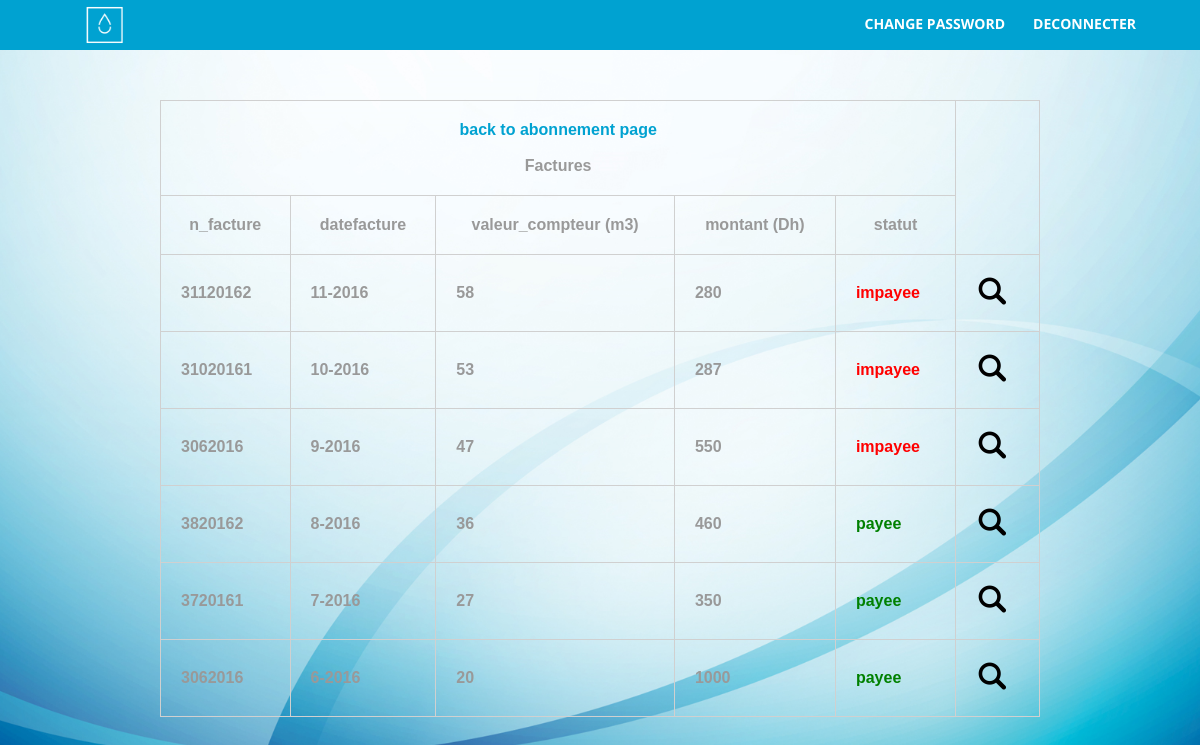
The app's page /client/factures.php?idAbonnement=3 (signed in) with its own data.
### tables this page shows
CREATE TABLE `facture` (
  `idFacture` int(255) NOT NULL,
  `n_facture` varchar(45) DEFAULT NULL,
  `mois` int(11) NOT NULL,
  `annee` int(11) NOT NULL,
  `valeur_compteur` int(255) DEFAULT NULL,
  `ecart` int(255) NOT NULL,
  `montant` int(255) DEFAULT NULL,
  `statut` varchar(45) DEFAULT NULL,
  `estimated` tinyint(1) NOT NULL,
  `abonnement` int(255) DEFAULT NULL
);

### client/factures.php (the view, shortened to what this page needs)
<!DOCTYPE html>
<html>
<head>
	<link rel="stylesheet" href="../public/css/style.css" type="text/css" />
</head>
<body>
<center>
<div id="header">
     <div id="content">
      <div id='cssmenu'>
     <a href="../"><img src="../public/img/logo-white.png" style="width: 50px; height: 50px; float: left; margin-left: 30px" /></a>
        <form id='logout' action='../logout-submit.php' method='post' accept-charset='UTF-8'>
          <input type="submit" class="login-button" value="Deconnecter"></input>
        </form>
		<button id="myBtn" class="login-button">Change Password</button>
      </div>
    </div>
  </div>
	<div id="body">
		<div id="content">
			<table align="center">
			<tr>
            <td align="center" colspan="5"><a href="index.php">back to abonnement page</a><br><br>Factures</td>
          </tr>
				<th>n_facture</th>
				<th>datefacture</th>
				<th>valeur_compteur (m3)</th>
				<th>montant (Dh)</th>
				<th>statut</th>
			<?php
			if(isset($_GET['idAbonnement']))
			{
			 $sql_query="SELECT idFacture,n_facture,mois,annee,valeur_compteur,montant,statut FROM facture WHERE abonnement=".$_GET['idAbonnement']." and statut != 'brouillon' order by annee desc, mois desc";
			 $result_set=mysql_query($sql_query);
			while($row=mysql_fetch_row($result_set))
				{
					?>
					<tr>
						<td><?php echo $row[1]; ?></td>
						<td><?php echo $row[2]."-".$row[3]; ?></td>
						<td><?php echo $row[4]; ?></td>
						<td><?php echo $row[5]; ?></td>
						<td> <div style="color:<?php if($row[6]=='payee'){echo "green";} else { echo "red";} ?>"> <?php echo $row[6]; ?> </div> </td>
						<td> <a href="../facture-viewer.php?id=<?php echo $row[0]; ?>"><img src="../public/img/find.png" /></a> </td>
					</tr>
					<?php
				}}
			?>
		</table>
	</div>
</div>
</center>
</body>
</html>

### public/css/style.css (style rules this page uses)
* { margin:0; padding:0; }
html { margin:0; padding:0; background: url(../img/blue.PNG) no-repeat center fixed; -webkit-background-size: cover; background-size: cover; }
body { font-family:"Courier New", Courier, monospace; }
#header { width:100%; height:50px; background:#00a2d1; color:#f9f9f9; font-family:"Lucida Sans Unicode", "Lucida Grande", sans-serif; font-size:35px; text-align:center; }
#header a { color:#fff; text-decoration:blink; }
#body { margin-top:50px; }
#content { padding-left: 50px; padding-right: 50px; }
table { width:80%; font-family:Tahoma, Geneva, sans-serif; font-weight:bolder; color:#999; margin-bottom:80px; }
table a { text-decoration:none; color:#00a2d1; }
table,td,th { border-collapse:collapse; border:solid #d0d0d0 1px; padding:20px; }
#cssmenu { background: #00a2d1; width: auto; }
.login-button { float: right; padding: 14px; background-color: Transparent; background-repeat: no-repeat; border: none; cursor: pointer; overflow: hidden; outline: none; font-family: 'Open Sans', sans-serif; font-weight: 700; text-transform: uppercase; font-size: 14px; color: white; }

### records on screen
facture: n_facture "31120162", mois "11", annee "2016", valeur_compteur "58", montant "280", statut "impayee"
facture: n_facture "31020161", mois "10", annee "2016", valeur_compteur "53", montant "287", statut "impayee"
facture: n_facture "3062016", mois "9", annee "2016", valeur_compteur "47", montant "550", statut "impayee"
facture: n_facture "3820162", mois "8", annee "2016", valeur_compteur "36", montant "460", statut "payee"
facture: n_facture "3720161", mois "7", annee "2016", valeur_compteur "27", montant "350", statut "payee"
facture: n_facture "3062016", annee "2016", valeur_compteur "20", montant "1000", statut "payee"
